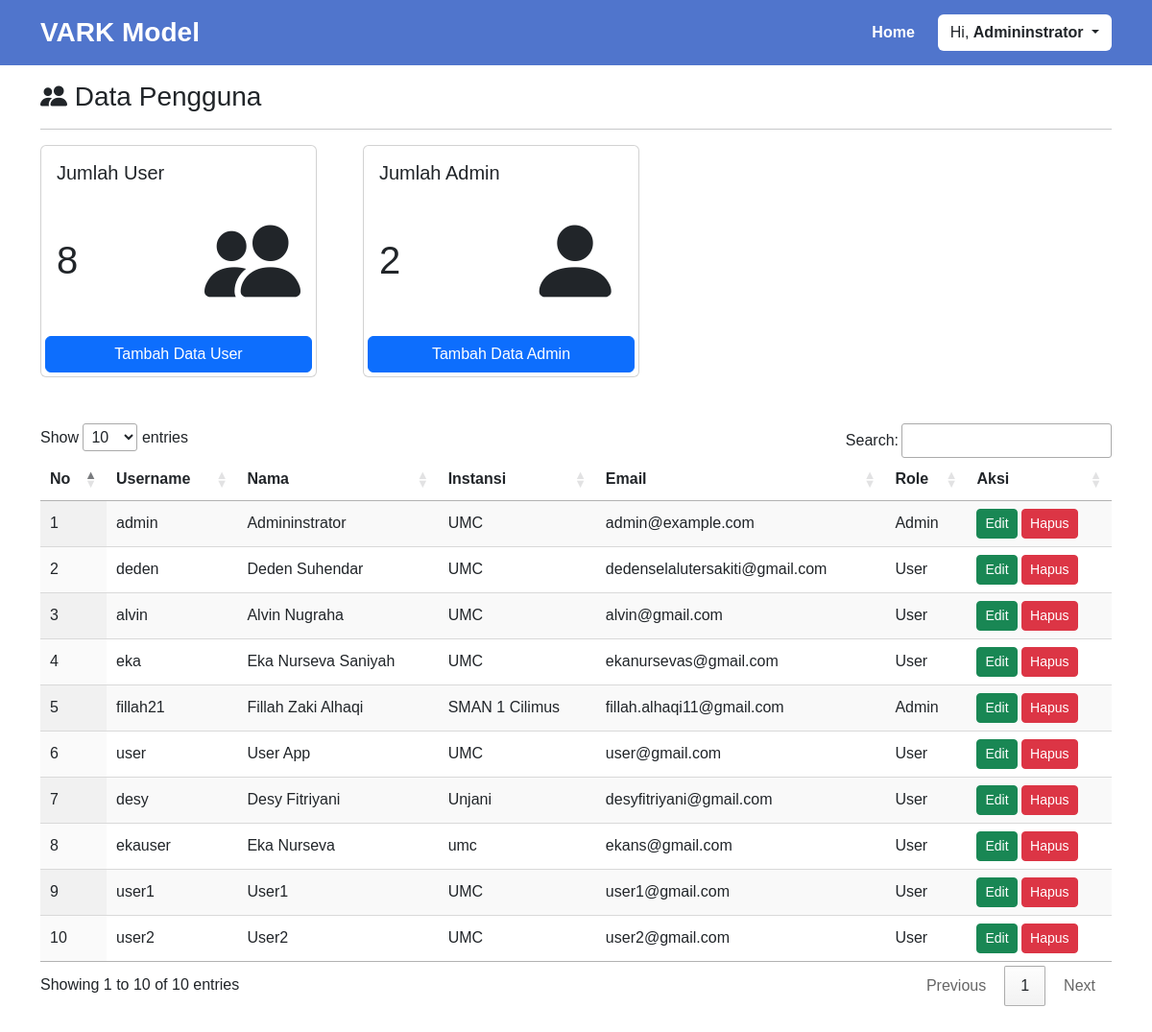
The page /pengguna/index.php (signed in) on the database its author committed.
### tables this page shows
CREATE TABLE `user` (
    `iduser` int(11) primary key auto_increment,
    `username` varchar(45) NOT NULL,
    `pwd` varchar(100) NOT NULL,
    `nama` varchar(100) NOT NULL,
    `instansi` varchar(45) NOT NULL,
    `email` varchar(100) NOT NULL,
    `role` varchar(10) NOT NULL
);

### controller/mainController.php (called while the page is built, shortened)
<?php
    $conn = mysqli_connect("localhost","root","","vark");
    function query($query) {
        global $conn;
        $result = mysqli_query($conn, $query);
        $rows = [];
        while ($row = mysqli_fetch_assoc($result)) {
            $rows[] = $row;
        }
        return $rows;
    }
    function jumlah_data($data) {
        global $conn;
        $query = mysqli_query($conn, $data);
        $jumlah_data = mysqli_num_rows($query);
        return $jumlah_data;
    }
    function generateRandomKey()
    {
        $keyLength = 32;
        $randomBytes = openssl_random_pseudo_bytes($keyLength, $strong);
        if (!$strong) {
            $randomBytes = random_bytes($keyLength);
        }
        return base64_encode($randomBytes);
    }
    function enkripsi($kata)
    {
        $key = generateRandomKey();
        $string = openssl_encrypt($kata, 'AES-256-CBC', $key, 0, substr($key, 0, 16));
        $hasilEnkripsi = base64_encode($key . $string);
        return $hasilEnkripsi;
    }
    function dekripsi($kata)
    {
        $string = base64_decode($kata);
        $key = substr($string, 0, 44);
        $enkripsi = substr($string, 44);
        $hasil = openssl_decrypt($enkripsi, 'AES-256-CBC', $key, 0, substr($key, 0, 16));
        return $hasil;
    }
    function validasi_admin() {
        $id = dekripsi($_COOKIE['VRK21ZA']);
        $cek = query("SELECT * FROM user WHERE iduser = $id") [0];
    }
?>

### pengguna/index.php (the view, shortened to what this page needs)
<?php
    validasi_admin();
    $jumlah_user = jumlah_data("SELECT * FROM user WHERE role = 'User'");
    $jumlah_admin = jumlah_data("SELECT * FROM user WHERE role = 'Admin'");
    $pengguna = query("SELECT * FROM user");
?>
<!doctype html>
<html lang="en">
  <head>
    <link href="../style.css" rel="stylesheet">
    <link href="../bootstrap-5.2.0/css/bootstrap.min.css" rel="stylesheet">
    <link rel="stylesheet" href="../bootstrap-icons-1.10.3/bootstrap-icons.css">
    <link rel="stylesheet" href="https://cdn.datatables.net/1.13.4/css/jquery.dataTables.min.css">
  </head>
  <body class="font-style">
    <?php
      require_once ('../layout/navbar.php');
    ?>
    <div class="container mt-3">
        <h3 class="mb-3"><i class="bi bi-people-fill"></i> Data Pengguna</h3><hr>
        <div class="d-flex">
            <div class="card me-5" style="width: 18rem;">
                <h5 class="ms-3 mt-3 card-title">Jumlah User</h5>
                <div class="d-flex justify-content-between align-items-center mx-3">
                    <h1><?= $jumlah_user; ?></h1>
                    <i class="bi bi-people-fill" style="font-size: 100px;"></i>
                </div>
                <a href="../register.php" class="btn btn-primary mx-1 mb-1">Tambah Data User</a>
            </div>
            <div class="card" style="width: 18rem;">
                <h5 class="ms-3 mt-3 card-title">Jumlah Admin</h5>
                <div class="cardo d-flex justify-content-between align-items-center mx-3">
                    <h1><?= $jumlah_admin; ?></h1>
                    <i class="bi bi-person-fill" style="font-size: 100px;"></i>
                </div>
                <a href="register_admin.php" class="btn btn-primary mx-1 mb-1">Tambah Data Admin</a>
            </div>
        </div>
        <div class="my-5">
            <table id="example" class="display" style="width:100%">
                <thead>
                    <tr>
                        <th>No</th>
                        <th>Username</th>
                        <th>Nama</th>
                        <th>Instansi</th>
                        <th>Email</th>
                        <th>Role</th>
                        <th>Aksi</th>
                    </tr>
                </thead>
                <tbody>
                    <?php
                        $i = 1;
                        foreach ($pengguna as $p) :
                        $enkripsi = enkripsi($p['iduser']);
                    ?>
                        <tr>
                            <td><?= $i; ?></td>
                            <td><?= $p['username']; ?></td>
                            <td><?= $p['nama']; ?></td>
                            <td><?= $p['instansi']; ?></td>
                            <td><?= $p['email']; ?></td>
                            <td><?= $p['role']; ?></td>
                            <td>
                                <a href="edit.php?id=<?= $enkripsi; ?>" class="btn btn-success btn-sm">Edit</a>
                                <button class="btn btn-danger btn-sm" id="delete" onclick="confirmDelete(<?= $p['iduser']; ?>)">Hapus</button>
                            </td>
                        </tr>
                    <?php
                        $i++;
                        endforeach;
                    ?>
                </tbody>
            </table>
        </div>
    </div>
  </body>
</html>

### layout/navbar.php (shortened to what this page needs)
<?php
    $id = dekripsi($_COOKIE['VRK21ZA']);
    $user = query("SELECT * FROM user WHERE iduser = $id") [0];
    $nama = $user['nama'];
    $kataPertama = explode(' ', $nama)[0];
?>
<nav class="navbar navbar-expand navbar-light" style="background-color:#5075cc;">
    <div class="container">
        <a class="navbar-brand text-white fw-bold fs-3 " href="../index.php">VARK Model</a>
        <div class="collapse navbar-collapse justify-content-end" id="navbarNav">
            <ul class="navbar-nav me-3 ">
                <li class="nav-item">
                    <a class="nav-link fw-bold text-white" href="../index.php">Home</a>
                </li>
            </ul>
            <div class="btn-group">
                <button type="button" class="btn btn dropdown-toggle" data-bs-toggle="dropdown" aria-expanded="false" style="background-color: white;">
                    Hi, <b><?= $kataPertama; ?></b>
                </button>
            </div>
        </div>
    </div>
</nav>

### style.css (style rules this page uses)
.font-style { font-family: "Trebuchet MS", "Lucida Sans Unicode", "Lucida Grande", "Lucida Sans", Arial, sans-serif; }

### rows shown on the page
user: nama "Admininstrator", username "admin", instansi "UMC", email "admin@example.com", role "Admin"
user: username "deden", nama "Deden Suhendar", instansi "UMC", email "dedenselalutersakiti@gmail.com", role "User"
user: username "alvin", nama "Alvin Nugraha", instansi "UMC", email "alvin@gmail.com", role "User"
user: username "eka", nama "Eka Nurseva Saniyah", instansi "UMC", email "ekanursevas@gmail.com", role "User"
user: username "fillah21", nama "Fillah Zaki Alhaqi", instansi "SMAN 1 Cilimus", email "fillah.alhaqi11@gmail.com", role "Admin"
user: username "user", nama "User App", instansi "UMC", email "user@gmail.com", role "User"
user: username "desy", nama "Desy Fitriyani", instansi "Unjani", email "desyfitriyani@gmail.com", role "User"
user: username "ekauser", nama "Eka Nurseva", instansi "umc", email "ekans@gmail.com", role "User"
user: username "user1", nama "User1", instansi "UMC", email "user1@gmail.com", role "User"
user: username "user2", nama "User2", instansi "UMC", email "user2@gmail.com", role "User"

### other values the page prints
$jumlah_user "8"
$jumlah_admin "2"
